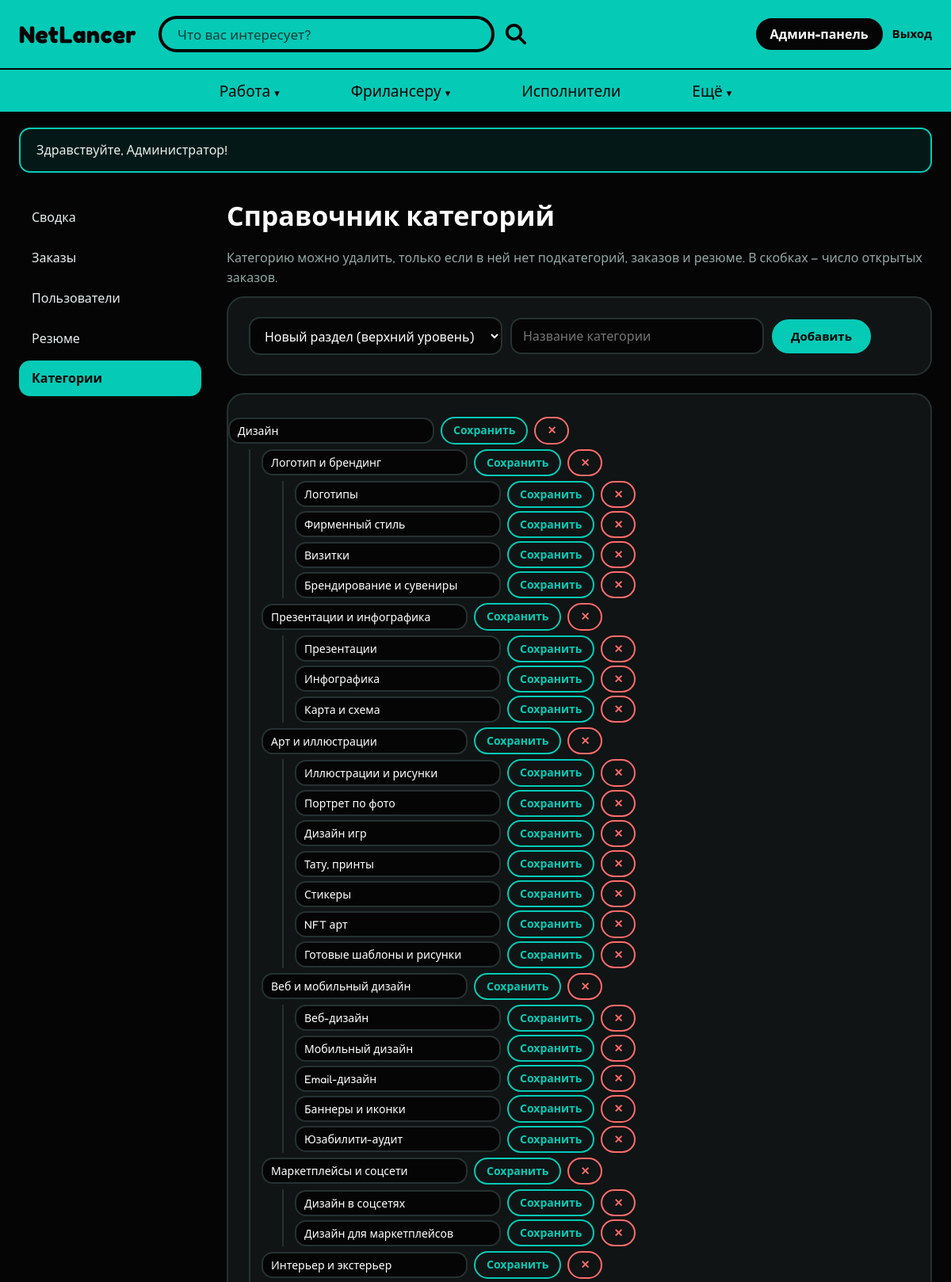
Page /?page=admin_categories (signed in, upper part) on the committed database.
### tables this page shows
CREATE TABLE `categories` (
  `id` int(10) unsigned NOT NULL AUTO_INCREMENT,
  `parent_id` int(10) unsigned DEFAULT NULL,
  `name` varchar(100) NOT NULL,
  `description` varchar(255) DEFAULT NULL,
  `icon` varchar(100) DEFAULT NULL,
  `sort_order` int(11) NOT NULL DEFAULT 0,
  PRIMARY KEY (`id`),
  KEY `idx_categories_parent` (`parent_id`),
  CONSTRAINT `fk_categories_parent` FOREIGN KEY (`parent_id`) REFERENCES `categories` (`id`)
);

### core/helpers.php (called while the page is built, shortened)
<?php
function e($value): string
{
    return htmlspecialchars((string)$value, ENT_QUOTES, 'UTF-8');
}
function url(string $page, array $params = []): string
{
    return '?' . http_build_query(['page' => $page] + $params);
}
function render(string $view, array $data = []): void
{
    extract($data);
    require __DIR__ . '/../views/layout/header.php';
    require __DIR__ . '/../views/' . $view . '.php';
    require __DIR__ . '/../views/layout/footer.php';
}
function take_flashes(): array
{
    $list = $_SESSION['flash'] ?? [];
    return $list;
}

### controllers/AdminController.php (called while the page is built, shortened)
<?php
class AdminController
{
    public static function categories(): void
    {
        render('admin/categories', ['title' => 'Категории', 'counts' => Category::openOrderCounts()]);
    }
}

### index.php (called while the page is built, shortened)
<?php
require __DIR__ . '/core/db.php';
require __DIR__ . '/core/helpers.php';
$routes = [
    'home'     => ['HomeController', 'index'],
    'category' => ['HomeController', 'category'],
    'info'     => ['HomeController', 'info'],
    'register' => ['AuthController', 'register'],
    'login'    => ['AuthController', 'login'],
    'logout'   => ['AuthController', 'logout'],
    'orders'         => ['OrderController', 'index'],
    'order'          => ['OrderController', 'show'],
    'order_create'   => ['OrderController', 'create'],
    'order_edit'     => ['OrderController', 'edit'],
    'order_cancel'   => ['OrderController', 'cancel'],
    'order_deliver'  => ['OrderController', 'deliver'],
    'order_complete' => ['OrderController', 'complete'],
    'order_review'   => ['OrderController', 'review'],
    'response_create'   => ['ResponseController', 'create'],
    'response_withdraw' => ['ResponseController', 'withdraw'],
    'response_accept'   => ['ResponseController', 'accept'],
    'resumes'     => ['ResumeController', 'index'],
    'resume'      => ['ResumeController', 'show'],
    'resume_edit' => ['ResumeController', 'edit'],
    'cabinet' => ['CabinetController', 'index'],
    'profile' => ['CabinetController', 'profile'],
    'chats'       => ['ChatController', 'index'],
    'chat'        => ['ChatController', 'show'],
    'chat_start'  => ['ChatController', 'start'],
    'chat_poll'   => ['ChatController', 'poll'],
    'chat_send'   => ['ChatController', 'send'],
    'chat_delete' => ['ChatController', 'delete'],
    'admin'              => ['AdminController', 'index'],
    'admin_orders'       => ['AdminController', 'orders'],
    'admin_order_action' => ['AdminController', 'orderAction'],
    'admin_users'        => ['AdminController', 'users'],
    'admin_user_block'   => ['AdminController', 'blockUser'],
    'admin_resumes'      => ['AdminController', 'resumes'],
    'admin_resume_hide'  => ['AdminController', 'hideResume'],
    'admin_categories'   => ['AdminController', 'categories'],
    'admin_dialog'       => ['AdminController', 'dialog'],
];
$page = query('page') ?: 'home';
call_user_func($routes[$page]);

### models/Category.php (called while the page is built, shortened)
<?php
class Category
{
    public static function all(): array
    {
        static $list = null;
        if ($list === null) {
            $list = [];
            foreach (db_all('SELECT * FROM categories ORDER BY sort_order, name') as $row) {
                $list[$row['id']] = $row;
            }
        }
        return $list;
    }
    public static function children(?int $parentId): array
    {
        $result = [];
        foreach (self::all() as $category) {
            if ($category['parent_id'] === $parentId) {
                $result[] = $category;
            }
        }
        return $result;
    }
    public static function sections(): array
    {
        return self::children(null);
    }
}

### core/db.php (called while the page is built, shortened)
<?php
function db(): PDO
{
    static $pdo = null;
    if ($pdo === null) {
        $dsn = 'mysql:host=' . DB_HOST . ';port=' . DB_PORT . ';dbname=' . DB_NAME . ';charset=utf8mb4';
        try {
            $pdo = new PDO($dsn, DB_USER, DB_PASS, [
                PDO::ATTR_ERRMODE => PDO::ERRMODE_EXCEPTION,
                PDO::ATTR_DEFAULT_FETCH_MODE => PDO::FETCH_ASSOC,
                PDO::ATTR_EMULATE_PREPARES => false,
            ]);
        } catch (PDOException $e) {
            http_response_code(500);
            exit('Не удалось подключиться к базе данных. Проверьте, что MySQL запущен, '
                . 'а настройки в config.php указаны верно.');
        }
    }
    return $pdo;
}
function db_all(string $sql, array $params = []): array
{
    $stmt = db()->prepare($sql);
    $stmt->execute($params);
    return $stmt->fetchAll();
}

### views/admin/_category_row.php (the view, shortened to what this page needs)
<div class="tree-row">
    <form class="tree-row" method="post" action="<?= url('admin_categories') ?>">
        <input class="input" name="name" value="<?= e($item['name']) ?>" maxlength="100" aria-label="Название категории">
        <button class="btn btn-outline btn-small" type="submit">Сохранить</button>
    </form>
    <form method="post" action="<?= url('admin_categories') ?>" data-confirm="Удалить категорию «<?= e($item['name']) ?>»?">
        <button class="btn btn-danger btn-small" type="submit" title="Удалить">✕</button>
    </form>
</div>

### views/admin/categories.php (shortened to what this page needs)
<div class="container admin-layout">
    <?php require __DIR__ . '/_menu.php'; ?>
    <div>
        <h1>Справочник категорий</h1>
        <p class="muted">Категорию можно удалить, только если в ней нет подкатегорий, заказов и резюме.
            В скобках – число открытых заказов.</p>
        <form class="panel btn-row" method="post" action="<?= url('admin_categories') ?>">
            <select class="input input-narrow" name="parent_id" aria-label="Куда добавить">
                <option value="">Новый раздел (верхний уровень)</option>
            </select>
            <input class="input input-narrow" name="name" placeholder="Название категории" required maxlength="100">
            <button class="btn" type="submit">Добавить</button>
        </form>
        <ul class="tree panel">
            <?php foreach (Category::sections() as $section): ?>
                <li>
                    <?php $item = $section; require __DIR__ . '/_category_row.php'; ?>
                    <ul>
                        <?php foreach (Category::children($section['id']) as $group): ?>
                            <li>
                                <?php $item = $group; require __DIR__ . '/_category_row.php'; ?>
                                <ul>
                                    <?php foreach (Category::children($group['id']) as $leaf): ?>
                                        <li><?php $item = $leaf; require __DIR__ . '/_category_row.php'; ?></li>
                                    <?php endforeach; ?>
                                </ul>
                            </li>
                        <?php endforeach; ?>
                    </ul>
                </li>
            <?php endforeach; ?>
        </ul>
    </div>
</div>

### assets/css/style.css (style rules this page uses)
:root { --teal: #05cab6; --teal-dark: #03a594; --black: #050505; --panel: #101414; --panel-2: #182020; --line: #263131; --white: #ffffff; --text: #e6eeed; --muted: #93a6a3; --yellow: #e1ff00; --red: #ff6b6b; --orange: #ffb547; --blue: #6cb6ff; --radius: 22px; --font: Fredoka, "Segoe UI", Arial, sans-serif; --font-logo: Fredoka, "Segoe UI", Arial, sans-serif; }
* { box-sizing: border-box; }
body { margin: 0; background: var(--black); color: var(--text); font: 16px/1.55 var(--font); }
h1, h2, h3 { line-height: 1.25; color: var(--white); }
h1 { font-size: 34px; margin: 0 0 18px; }
p { margin: 0 0 12px; }
.container { width: 100%; max-width: 1240px; margin: 0 auto; padding: 0 24px; }
.muted { color: var(--muted); }
.btn { display: inline-block; padding: 10px 22px; border: 2px solid var(--teal); border-radius: 24px; background: var(--teal); color: var(--black); font: 700 15px/1.3 var(--font); cursor: pointer; text-align: center; }
.btn-outline { background: transparent; color: var(--teal); }
.btn-danger { background: transparent; border-color: var(--red); color: var(--red); }
.btn-small { padding: 6px 14px; font-size: 14px; }
.btn-row { display: flex; flex-wrap: wrap; gap: 10px; align-items: center; }
.input, .form select, .form textarea, .filters select { width: 100%; padding: 11px 14px; border: 2px solid var(--line); border-radius: 14px; background: var(--black); color: var(--white); font: 16px var(--font); }
.input-narrow { width: auto; min-width: 0; max-width: 320px; flex: 1 1 220px; }
.panel { padding: 24px 26px; border: 2px solid var(--line); border-radius: var(--radius); background: var(--panel); overflow-wrap: anywhere; }
.panel + .panel { margin-top: 22px; }
.admin-layout { display: grid; grid-template-columns: 230px 1fr; gap: 32px; margin-top: 34px; }
.tree { margin: 0; padding-left: 0; list-style: none; }
.tree ul { margin: 6px 0 6px 26px; padding-left: 14px; border-left: 2px solid var(--line); list-style: none; }
.tree li { margin: 4px 0; }
.tree-row { display: flex; flex-wrap: wrap; align-items: center; gap: 8px; }
.tree-row .input { width: 260px; padding: 6px 10px; font-size: 14px; }

### rows in the picture
categories: name "Дизайн"
categories: name "Логотип и брендинг"
categories: name "Логотипы"
categories: name "Фирменный стиль"
categories: name "Визитки"
categories: name "Брендирование и сувениры"
categories: name "Презентации и инфографика"
categories: name "Презентации"
categories: name "Инфографика"
categories: name "Карта и схема"
categories: name "Арт и иллюстрации"
categories: name "Иллюстрации и рисунки"
categories: name "Портрет по фото"
categories: name "Дизайн игр"
categories: name "Тату, принты"
categories: name "Стикеры"
categories: name "NFT арт"
categories: name "Готовые шаблоны и рисунки"
categories: name "Веб и мобильный дизайн"
categories: name "Веб-дизайн"
categories: name "Мобильный дизайн"
categories: name "Email-дизайн"
categories: name "Баннеры и иконки"
categories: name "Юзабилити-аудит"
categories: name "Маркетплейсы и соцсети"
categories: name "Дизайн в соцсетях"
categories: name "Дизайн для маркетплейсов"
categories: name "Интерьер и экстерьер"

### other values in the picture
$flash['text'] "Здравствуйте, Администратор!"
$label "Сводка"
$label "Заказы"
$label "Пользователи"
$label "Резюме"
$label "Категории"
